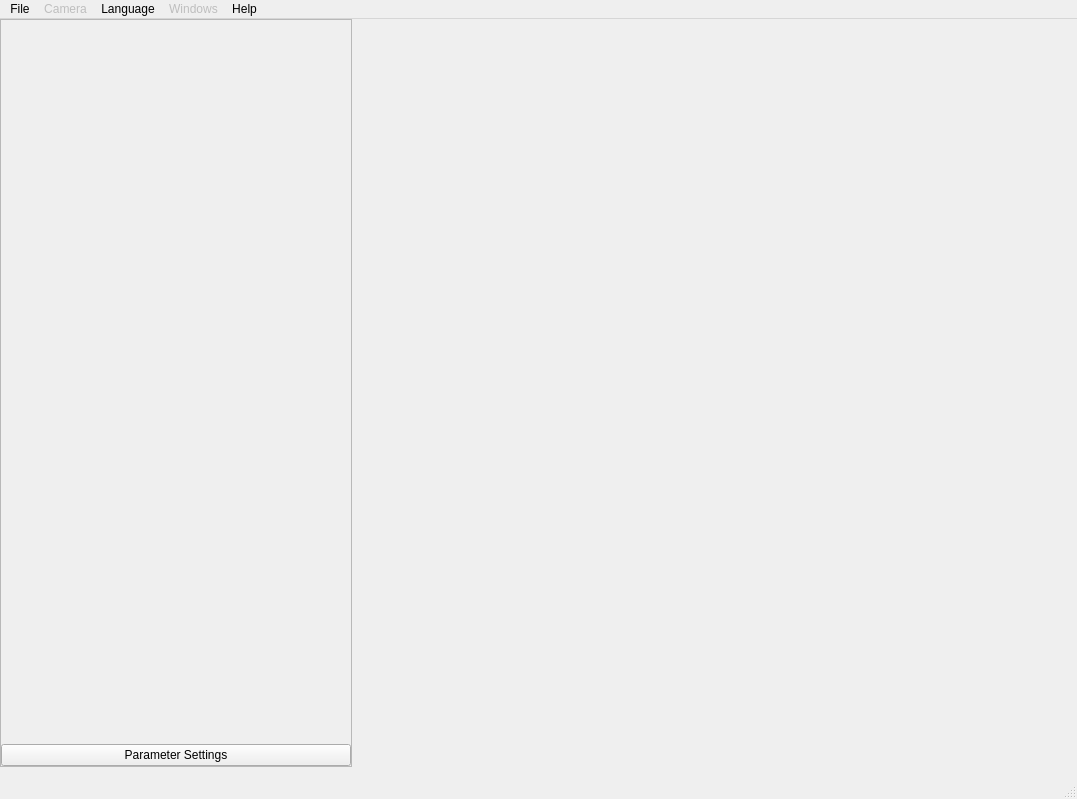
<?xml version="1.0" encoding="UTF-8"?>
<ui version="4.0">
 <class>ViewerWindow</class>
 <widget class="QMainWindow" name="ViewerWindow">
  <property name="geometry">
   <rect>
    <x>0</x>
    <y>0</y>
    <width>1077</width>
    <height>799</height>
   </rect>
  </property>
  <widget class="QWidget" name="centralwidget">
   <layout class="QHBoxLayout" name="horizontalLayout">
    <property name="spacing">
     <number>0</number>
    </property>
    <property name="leftMargin">
     <number>0</number>
    </property>
    <property name="topMargin">
     <number>0</number>
    </property>
    <property name="rightMargin">
     <number>0</number>
    </property>
    <property name="bottomMargin">
     <number>10</number>
    </property>
    <item>
     <widget class="QFrame" name="CameraControlWidget">
      <property name="sizePolicy">
       <sizepolicy hsizetype="Fixed" vsizetype="Preferred">
        <horstretch>0</horstretch>
        <verstretch>0</verstretch>
       </sizepolicy>
      </property>
      <property name="minimumSize">
       <size>
        <width>352</width>
        <height>0</height>
       </size>
      </property>
      <property name="maximumSize">
       <size>
        <width>352</width>
        <height>16777215</height>
       </size>
      </property>
      <property name="baseSize">
       <size>
        <width>0</width>
        <height>0</height>
       </size>
      </property>
      <property name="frameShape">
       <enum>QFrame::StyledPanel</enum>
      </property>
      <property name="frameShadow">
       <enum>QFrame::Raised</enum>
      </property>
      <layout class="QVBoxLayout" name="verticalLayout">
       <property name="spacing">
        <number>0</number>
       </property>
       <property name="leftMargin">
        <number>0</number>
       </property>
       <property name="topMargin">
        <number>0</number>
       </property>
       <property name="rightMargin">
        <number>0</number>
       </property>
       <property name="bottomMargin">
        <number>0</number>
       </property>
       <item>
        <widget class="QStackedWidget" name="stackedWidget">
         <property name="currentIndex">
          <number>1</number>
         </property>
         <widget class="ParaSettingsWidget" name="paraSettingWidget">
          <property name="enabled">
           <bool>false</bool>
          </property>
         </widget>
         <widget class="CameraListWidget" name="cameraListWidget"/>
        </widget>
       </item>
       <item>
        <widget class="QPushButton" name="modeSwitchButton">
         <property name="sizePolicy">
          <sizepolicy hsizetype="MinimumExpanding" vsizetype="Fixed">
           <horstretch>0</horstretch>
           <verstretch>0</verstretch>
          </sizepolicy>
         </property>
         <property name="minimumSize">
          <size>
           <width>0</width>
           <height>0</height>
          </size>
         </property>
         <property name="maximumSize">
          <size>
           <width>16777215</width>
           <height>16777215</height>
          </size>
         </property>
         <property name="layoutDirection">
          <enum>Qt::LeftToRight</enum>
         </property>
         <property name="text">
          <string>Parameter Settings</string>
         </property>
         <property name="icon">
          <iconset resource="3dviewer.qrc">
           <normaloff>:/resources/double_arrow_up.png</normaloff>:/resources/double_arrow_up.png</iconset>
         </property>
         <property name="iconSize">
          <size>
           <width>32</width>
           <height>32</height>
          </size>
         </property>
        </widget>
       </item>
      </layout>
     </widget>
    </item>
    <item>
     <widget class="RenderWindow" name="renderWindow" native="true"/>
    </item>
   </layout>
  </widget>
  <widget class="QMenuBar" name="menubar">
   <property name="geometry">
    <rect>
     <x>0</x>
     <y>0</y>
     <width>1077</width>
     <height>23</height>
    </rect>
   </property>
   <widget class="QMenu" name="menuFile">
    <property name="title">
     <string>File</string>
    </property>
    <addaction name="actionsetDefaultSaveDir"/>
    <addaction name="actionExit"/>
   </widget>
   <widget class="QMenu" name="menuLanguage">
    <property name="title">
     <string>Language</string>
    </property>
    <addaction name="actionChinese"/>
    <addaction name="actionEnglish"/>
   </widget>
   <widget class="QMenu" name="menuAbout">
    <property name="title">
     <string>Help</string>
    </property>
    <addaction name="actionGithub"/>
    <addaction name="actionWebSite"/>
    <addaction name="actionOpenLogDir"/>
   </widget>
   <widget class="QMenu" name="menuCamera">
    <property name="enabled">
     <bool>false</bool>
    </property>
    <property name="title">
     <string>Camera</string>
    </property>
    <addaction name="actionRestartCamera"/>
    <addaction name="actionInfomation"/>
   </widget>
   <widget class="QMenu" name="menuWindows">
    <property name="enabled">
     <bool>false</bool>
    </property>
    <property name="title">
     <string>Windows</string>
    </property>
    <widget class="CSMenu" name="menuTitle">
     <property name="title">
      <string>Title</string>
     </property>
    </widget>
    <widget class="CSMenu" name="menuTabs">
     <property name="title">
      <string>Tabs</string>
     </property>
    </widget>
    <addaction name="menuTitle"/>
    <addaction name="menuTabs"/>
   </widget>
   <addaction name="menuFile"/>
   <addaction name="menuCamera"/>
   <addaction name="menuLanguage"/>
   <addaction name="menuWindows"/>
   <addaction name="menuAbout"/>
  </widget>
  <widget class="QStatusBar" name="statusBar"/>
  <action name="actionExit">
   <property name="text">
    <string>appExit</string>
   </property>
   <property name="shortcut">
    <string>Ctrl+Q</string>
   </property>
   <property name="shortcutContext">
    <enum>Qt::WindowShortcut</enum>
   </property>
  </action>
  <action name="actionChinese">
   <property name="checkable">
    <bool>true</bool>
   </property>
   <property name="text">
    <string>中文</string>
   </property>
  </action>
  <action name="actionEnglish">
   <property name="checkable">
    <bool>true</bool>
   </property>
   <property name="text">
    <string>English</string>
   </property>
  </action>
  <action name="actionWebSite">
   <property name="text">
    <string>Web Site</string>
   </property>
   <property name="shortcut">
    <string>Ctrl+W</string>
   </property>
  </action>
  <action name="actionInfomation">
   <property name="text">
    <string>Information</string>
   </property>
  </action>
  <action name="actionRestartCamera">
   <property name="text">
    <string>Restart camera</string>
   </property>
  </action>
  <action name="actionOpenLogDir">
   <property name="text">
    <string>Open log directory</string>
   </property>
   <property name="shortcut">
    <string>Ctrl+L</string>
   </property>
  </action>
  <action name="actionsetDefaultSaveDir"/>
  <action name="actionGithub">
   <property name="text">
    <string>Github</string>
   </property>
  </action>
 </widget>
 <customwidgets>
  <customwidget>
   <class>CameraListWidget</class>
   <extends>QWidget</extends>
   <header>cameralistwidget.h</header>
   <container>1</container>
  </customwidget>
  <customwidget>
   <class>ParaSettingsWidget</class>
   <extends>QWidget</extends>
   <header>parasettingswidget.h</header>
   <container>1</container>
  </customwidget>
  <customwidget>
   <class>RenderWindow</class>
   <extends>QWidget</extends>
   <header>renderwindow.h</header>
   <container>1</container>
  </customwidget>
  <customwidget>
   <class>CSMenu</class>
   <extends>QMenu</extends>
   <header>csmenu.h</header>
  </customwidget>
 </customwidgets>
 <resources>
  <include location="3dviewer.qrc"/>
 </resources>
 <connections/>
</ui>
